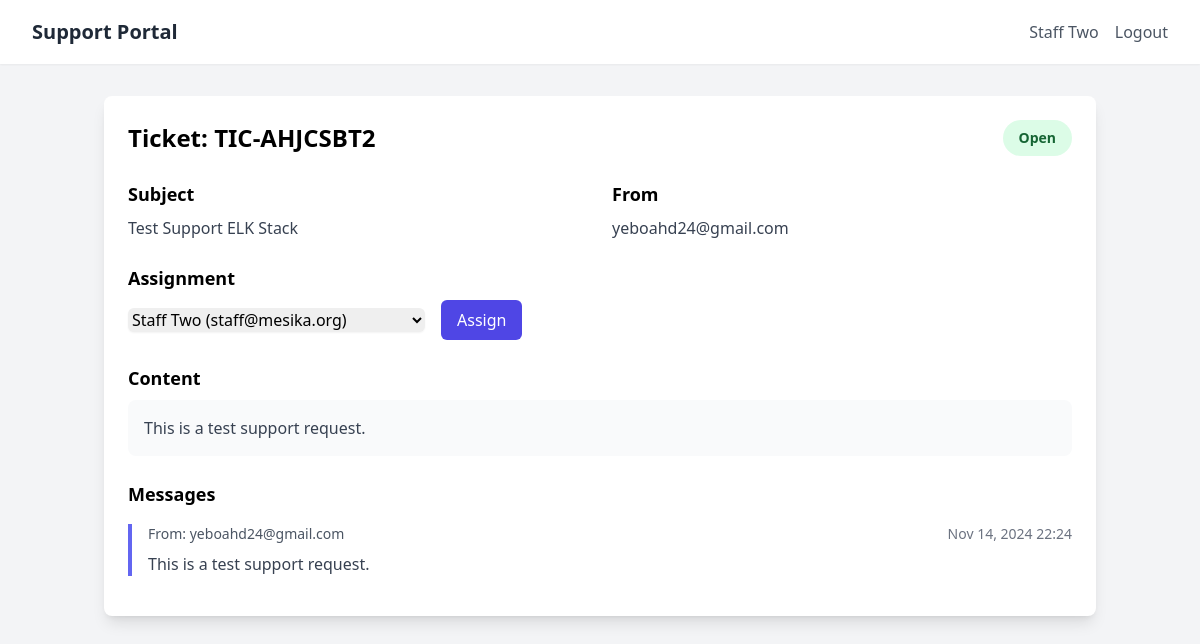
/tickets/TIC-AHJCSBT2/ (signed in), run on the app's committed database.
### ticket/models.py (models this page shows, shortened)
class Ticket(models.Model):
    STATUS_CHOICES = [
        ('new', 'New'),
        ('open', 'Open'),
        ('pending', 'Pending'),
        ('resolved', 'Resolved'),
        ('closed', 'Closed'),
    ]
    subject = models.CharField(max_length=200)
    body = models.TextField()
    created_at = models.DateTimeField(auto_now_add=True)
    updated_at = models.DateTimeField(auto_now=True)
    status = models.CharField(max_length=20, choices=STATUS_CHOICES, default='new')
    ticket_id = models.CharField(max_length=50, unique=True)
    from_email = models.EmailField()
    reply_to_email = models.EmailField()
    creator = models.ForeignKey(User, on_delete=models.SET_NULL, null=True, related_name='created_tickets')
    assigned_to = models.ForeignKey(User, on_delete=models.SET_NULL, null=True, blank=True, related_name='assigned_tickets')
    cc_users = models.ManyToManyField(User, related_name='cced_tickets', blank=True)
    def __str__(self):
        return f"[{self.ticket_id}] {self.subject}"

class TicketMessage(models.Model):
    ticket = models.ForeignKey(Ticket, on_delete=models.CASCADE, related_name='messages')
    sender = models.EmailField()
    message_id = models.CharField(max_length=200, unique=True)
    in_reply_to = models.CharField(max_length=200, null=True, blank=True)
    content = models.TextField()
    created_at = models.DateTimeField(default=timezone.now)
    class Meta:
        ordering = ['created_at']

### ticket/views.py (the view)
# urls.py: path('tickets/<str:ticket_id>/', views.ticket_detail, name='ticket_detail'),
@login_required
def ticket_detail(request, ticket_id):
    logger = logging.getLogger(__name__)
    ticket = get_object_or_404(Ticket, ticket_id=ticket_id)
    staff_members = User.objects.filter(is_staff=True)
    logger.info(f"Found {staff_members.count()} staff members")
    for staff in staff_members:
        logger.info(f"Staff member: {staff.email} (ID: {staff.id})")
    context = {
        'ticket': ticket,
        'staff_members': staff_members,
    }
    logger.info(f"Rendering ticket detail with context: {context}")
    return render(request, 'tickets/ticket_detail.html', context)

### templates/tickets/ticket_detail.html (shortened to what this page needs)
{% extends 'base.html' %}
{% load static %}
{% block content %}
<div class="container mx-auto px-4 py-8">
    <div class="bg-white shadow-lg rounded-lg p-6">
        <div class="flex justify-between items-center mb-6">
            <h1 class="text-2xl font-bold">Ticket: {{ ticket.ticket_id }}</h1>
            <span class="px-4 py-2 rounded-full text-sm font-semibold
                {% if ticket.status == 'new' %}bg-blue-100 text-blue-800
                {% elif ticket.status == 'open' %}bg-green-100 text-green-800
                {% elif ticket.status == 'pending' %}bg-yellow-100 text-yellow-800
                {% elif ticket.status == 'resolved' %}bg-purple-100 text-purple-800
                {% else %}bg-gray-100 text-gray-800{% endif %}">
                {{ ticket.status|title }}
            </span>
        </div>
        <div class="grid grid-cols-1 md:grid-cols-2 gap-6 mb-6">
            <div>
                <h2 class="text-lg font-semibold mb-2">Subject</h2>
                <p class="text-gray-700">{{ ticket.subject }}</p>
            </div>
            <div>
                <h2 class="text-lg font-semibold mb-2">From</h2>
                <p class="text-gray-700">{{ ticket.from_email }}</p>
            </div>
        </div>
        <div class="mb-6">
            <h2 class="text-lg font-semibold mb-2">Assignment</h2>
            <div class="flex items-center space-x-4">
                <select id="staffSelect" class="form-select rounded-md border-gray-300 shadow-sm focus:border-indigo-300 focus:ring focus:ring-indigo-200 focus:ring-opacity-50">
                    {% if staff_members %}
                        {% for staff in staff_members %}
                            <option value="{{ staff.id }}" {% if ticket.assigned_to.id == staff.id %}selected{% endif %}>
                                {% if staff.get_full_name %}
                                    {{ staff.get_full_name }} ({{ staff.email }})
                                {% else %}
                                    {{ staff.email }}
                                {% endif %}
                            </option>
                        {% endfor %}
                    {% else %}
                        <option value="" disabled>No staff members available</option>
                    {% endif %}
                </select>
                <button onclick="assignTicket()" class="px-4 py-2 bg-indigo-600 text-white rounded-md hover:bg-indigo-700 focus:outline-none focus:ring-2 focus:ring-indigo-500 focus:ring-offset-2">
                    Assign
                </button>
            </div>
        </div>
        <div class="mb-6">
            <h2 class="text-lg font-semibold mb-2">Content</h2>
            <div class="bg-gray-50 rounded-lg p-4">
                <p class="text-gray-700 whitespace-pre-wrap">{{ ticket.body }}</p>
            </div>
        </div>
        <div>
            <h2 class="text-lg font-semibold mb-4">Messages</h2>
            {% for message in ticket.messages.all %}
            <div class="border-l-4 border-indigo-500 pl-4 mb-4">
                <div class="flex justify-between items-start">
                    <p class="text-sm text-gray-600">From: {{ message.sender }}</p>
                    <p class="text-sm text-gray-500">{{ message.created_at|date:"M d, Y H:i" }}</p>
                </div>
                <div class="mt-2">
                    <p class="text-gray-700">{{ message.content }}</p>
                </div>
            </div>
            {% endfor %}
        </div>
    </div>
</div>
{% endblock %}

### templates/base.html (shortened to what this page needs)
<!DOCTYPE html>
<html lang="en">
<head>
    <script src="https://cdn.tailwindcss.com"></script>
</head>
<body class="bg-gray-100 min-h-screen">
    <nav class="bg-white shadow-sm">
        <div class="max-w-7xl mx-auto px-4 sm:px-6 lg:px-8">
            <div class="flex justify-between h-16">
                <div class="flex">
                    <div class="flex-shrink-0 flex items-center">
                        <a href="{% url 'tickets:ticket_list' %}" class="text-xl font-bold text-gray-800">
                            Support Portal
                        </a>
                    </div>
                </div>
                <div class="flex items-center">
                    {% if user.is_authenticated %}
                        <span class="text-gray-600 mr-4">{{ user.get_full_name }}</span>
                        <a href="{% url 'admin:logout' %}" class="text-gray-600 hover:text-gray-900">
                            Logout
                        </a>
                    {% else %}
                        <a href="{% url 'admin:login' %}" class="text-gray-600 hover:text-gray-900">
                            Login
                        </a>
                    {% endif %}
                </div>
            </div>
        </div>
    </nav>
    <main>
        {% block content %}{% endblock %}
    </main>
</body>
</html>

### data on the page
Ticket: ticket_id "TIC-AHJCSBT2", status "Open", subject "Test Support ELK Stack", from_email "yeboahd24@gmail.com", assigned_to.last_name "Staff Two (staff@mesika.org)", body "This is a test support request."
TicketMessage: sender "yeboahd24@gmail.com", created_at "Nov 14, 2024 22:24", content "This is a test support request."

### other printed values
{{ user.get_full_name }} "Staff Two"
